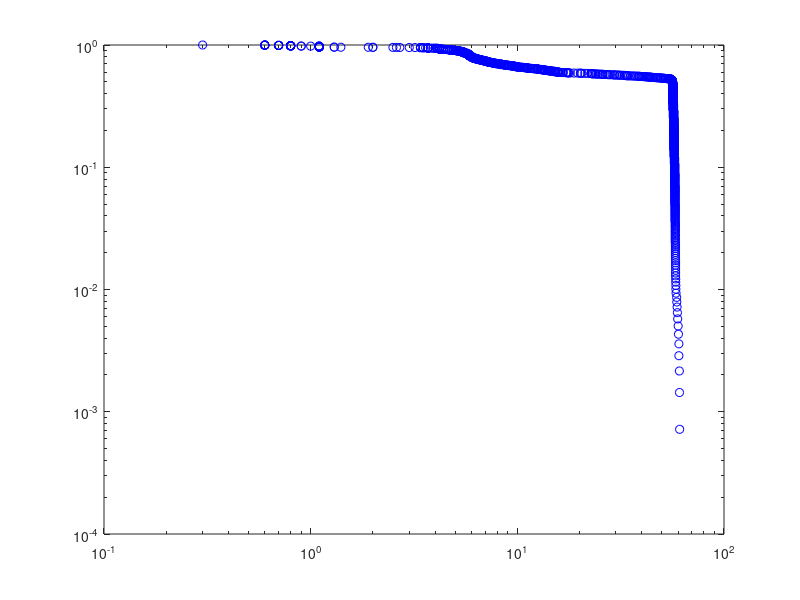

MATLAB code to generate this figure:
roadlength=200; %total length of the road
tsimul=1000; %Total time of simulation
sigcyc=120; %time signal is red + time signal is green
dutyratio=0.5; %ratio of green signal time to red signal time

alpha=0.2;  %constant1 for friction coefficent (vehicle to the road);
bta=0.2;     %bta for acceleration de-acceleration co-efficent
rt=0.3;       %constant3 reaction time of the driver
rr = 0.6;    %limit of random term in the acceleration
dt = 0.1;    %%% fixed dt or time interval between updates
Dt = [];     %%% collecting all time updates
%Vel = [];    %%% collecting all velocity updates

thresholdspeed=0.1; %speed below which a car is considered to be in a congestion
P=100; %P is total number of cars
%P=[30,35,40,45,50]; %for different densities
wt=cell(1,length(P)); %array storing how long a car has speed less than thresholdspeed 

for kl=1:1%no of realization
    for lk=1:length(P)
        p=P(lk);
        fp=(1:1:p);%fix the focusing point
        l=randperm(roadlength);
        l=sort(l(1:p),'ascend');%initialize the space position in link 
        vel_h = zeros(1,p);                                   %%%% intitiaing all velocities
        time=0;
        wt_zr_vl=[];%to store time of selected car whose velocity stays less than thresholdspeed;
        tmp=zeros(1,p);
        z_s_t=zeros(1,p);%intialize the starting time of car 1 whose velocity stays under thresholdspeed
        greentime=dutyratio*sigcyc; %total time light is green during a signal cycle
        redtime=sigcyc-greentime;

        while (time<tsimul)
            green=0;
            while (green<greentime)
                dis_h=[(diff(l)-1),(roadlength-l(end)+l(1)-1)];%distance head
                dis_h = round(dis_h*1e8)/1e8;                               %%%% rounding off distance values to avoid math errors
                
                rndm_deceleration=zeros(1,p);                               %%%initialize the random deaccelration
                rdm_arr=randperm(p);                                        %%%randomize the car numbers
                rndm_deceleration(rdm_arr(1))=-rr*rand;                     %%%pick the first number in rdm_arr and assign the deceleration radomly between 0 to .6
                
                vel_h = vel_h -(alpha + rndm_deceleration).*vel_h*dt + bta*dt*(((dis_h-(vel_h*rt)))./(dis_h+1));
                ind_vmax = find(vel_h > dis_h/dt);

                vel_h(vel_h<0)=0;
                vel_h(ind_vmax) = dis_h(ind_vmax)/dt;

                g=dt;                                              %%% crucial step that suggests almost fixed dt
                
                g=(~((green+g)<greentime))*(greentime-green)+((green+g)<greentime)*g;%adjust the green time to make the total green time equals to greentime
                green=green+g;
                Dt = [Dt,g];                                                %%% collecting all time updates
                d = find(dis_h~=0);
                
                l(d) = l(d) + vel_h(d)*g;                  %%% distance update
        
                for klj=1:p
                   
                    if (vel_h(fp==klj)<thresholdspeed)%&&(l(fp==1)>65)
                        if ((tmp(klj)==0))% & (acc(fp==klj)~=0))
                            tmp(klj)=1;
                            z_s_t(klj)=time+green;%%% time at which the velocity drops below the threshold
                        end
                   end
                   
                   if (~(vel_h(fp==klj)<thresholdspeed))
                       if ((tmp(klj)==1))% & (acc(fp==klj)~=0))
                           tmp(klj)=0;
                           wt_zr_vl=[wt_zr_vl,time+green-z_s_t(klj)];%%% time at which the velocity rises above the threshold
                       end
                   end
                end
                
                l = mod(l,roadlength);                                      %%% to make sure periodic boundary condition
                [l,ind]=sort(l,'ascend');
                fp=fp(ind);
                vel_h = vel_h(ind);
            end
            
            l = mod(l,roadlength);                                          %%% to make sure periodic boundary condition
            [l,ind]=sort(l,'ascend');
            fp=fp(ind);
            red=0;

            while (red<redtime)
                %dis_h=[(diff(l)-1),(roadlength-l(end))];%position of the signal is 100
                %%%% the above line is replaced by the following line to include
                %%%% the case where a car just crosses the signal when it turns red
                dis_h=[(diff(l)-1),min((roadlength-l(end)),(roadlength-l(end)+l(1)-1))];%position of the signal is 100
                dis_h = round(dis_h*1e8)/1e8;                               %%%% rounding off distance values to avoid math errors
        
                rndm_deceleration=zeros(1,p);                               %%%initialize the random deaccelration
                rdm_arr=randperm(p);                                        %%%randomize the car numbers
                rndm_deceleration(rdm_arr(1))=-rr*rand;                     %%%pick the first number in rdm_arr and assign the deceleration radomly between 0 to .6
                
                vel_h = vel_h -(alpha + rndm_deceleration).*vel_h*dt + bta*dt*(((dis_h-(vel_h*rt)))./(dis_h+1));
                ind_vmax = find(vel_h > dis_h/dt);

                vel_h(vel_h<0)=0;
                vel_h(ind_vmax) = dis_h(ind_vmax)/dt;

                r=dt;                                              %%% crucial step that suggests almost fixed dt
                
                r=(~((red+r)<redtime))*(redtime-red)+((red+r)<redtime)*r;%adjust kmc ts to make the total red time is redtime
                red=red+r;
                Dt = [Dt,r];                                                %%% collecting all time updates
                d = find(dis_h~=0);
                
                l(d) = l(d) + vel_h(d)*r;                  %%% distance update
        
                for klj=1:p

                    if (vel_h(fp==klj)<thresholdspeed)%&&(l(fp==1)>65)
                        if ((tmp(klj)==0))% & (acc(fp==klj)~=0))
                            tmp(klj)=1;
                            z_s_t(klj)=time+green+red;%%% time at which the velocity drops below the threshold
                        end
                    end
                    
                    if (~(vel_h(fp==klj)<thresholdspeed))
                        if ((tmp(klj)==1))% & (acc(fp==klj)~=0))
                            tmp(klj)=0;
                            wt_zr_vl=[wt_zr_vl,time+green+red-z_s_t(klj)];%%% time at which the velocity rises above the threshold
                        end
                    end
                end
                
            end
            
            time=time+sigcyc;
        end
        
        wt{kl,lk}=wt_zr_vl(1:end); %discarding the first 2000 waiting time values as transients   %%%% changed from 10000 to 1
    end
    
end%end of no of realization

figure; loglog(sort(wt{1},'descend'),[1:length(wt{1})]/length(wt{1}),'b o');
